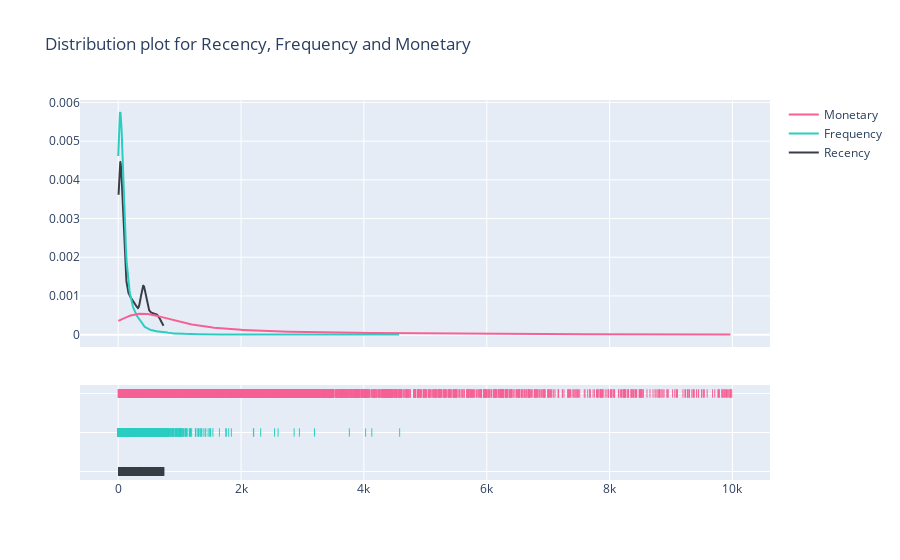

Notebook cell for this chart:
### Markdown cell above
### Distribution plot for Recency, Frequency and Monetary

### Code cell
import plotly.figure_factory as ff


x1 = RFMScores['Recency']
x2 = RFMScores.query('Frequency < 5000')['Frequency']
x3 = RFMScores.query('Monetary < 10000')['Monetary']

# Group data together
hist_data = [x1, x2, x3]
group_labels = ['Recency', 'Frequency', 'Monetary'] # name of the dataset

colors = ['#393E46', '#2BCDC1', '#F66095']

# Create distplot with curve_type set to 'normal'
fig = ff.create_distplot(hist_data, group_labels, show_hist=False, colors=colors)

# Add title
fig.update_layout(title_text='Distribution plot for Recency, Frequency and Monetary')
fig.show()

### Figure 1 — Plotly figure (JSON) as saved in the notebook; plotly's stock layout.template omitted (floating-point values rounded to 4 significant figures; data arrays with more than 128 entries replaced by an {"elided": "..."} marker saying what was removed)
{"data": [{"legendgroup": "Recency", "marker": {"color": "#393E46"}, "mode": "lines", "name": "Recency", "showlegend": true, "type": "scatter", "x": {"elided": "500 float values"}, "xaxis": "x", "y": {"elided": "500 float values"}, "yaxis": "y"}, {"legendgroup": "Frequency", "marker": {"color": "#2BCDC1"}, "mode": "lines", "name": "Frequency", "showlegend": true, "type": "scatter", "x": {"elided": "500 float values"}, "xaxis": "x", "y": {"elided": "500 float values"}, "yaxis": "y"}, {"legendgroup": "Monetary", "marker": {"color": "#F66095"}, "mode": "lines", "name": "Monetary", "showlegend": true, "type": "scatter", "x": {"elided": "500 float values"}, "xaxis": "x", "y": {"elided": "500 float values"}, "yaxis": "y"}, {"legendgroup": "Recency", "marker": {"color": "#393E46", "symbol": "line-ns-open"}, "mode": "markers", "name": "Recency", "showlegend": false, "type": "scatter", "x": {"elided": "5838 int values"}, "xaxis": "x", "y": {"elided": "5838 str values"}, "yaxis": "y2"}, {"legendgroup": "Frequency", "marker": {"color": "#2BCDC1", "symbol": "line-ns-open"}, "mode": "markers", "name": "Frequency", "showlegend": false, "type": "scatter", "x": {"elided": "5834 int values"}, "xaxis": "x", "y": {"elided": "5834 str values"}, "yaxis": "y2"}, {"legendgroup": "Monetary", "marker": {"color": "#F66095", "symbol": "line-ns-open"}, "mode": "markers", "name": "Monetary", "showlegend": false, "type": "scatter", "x": {"elided": "5594 float values"}, "xaxis": "x", "y": {"elided": "5594 str values"}, "yaxis": "y2"}], "layout": {"barmode": "overlay", "hovermode": "closest", "legend": {"traceorder": "reversed"}, "title": {"text": "Distribution plot for Recency, Frequency and Monetary"}, "xaxis": {"anchor": "y2", "domain": [0, 1], "zeroline": false}, "yaxis": {"anchor": "free", "domain": [0.35, 1], "position": 0}, "yaxis2": {"anchor": "x", "domain": [0, 0.25], "dtick": 1, "showticklabels": false}}}
